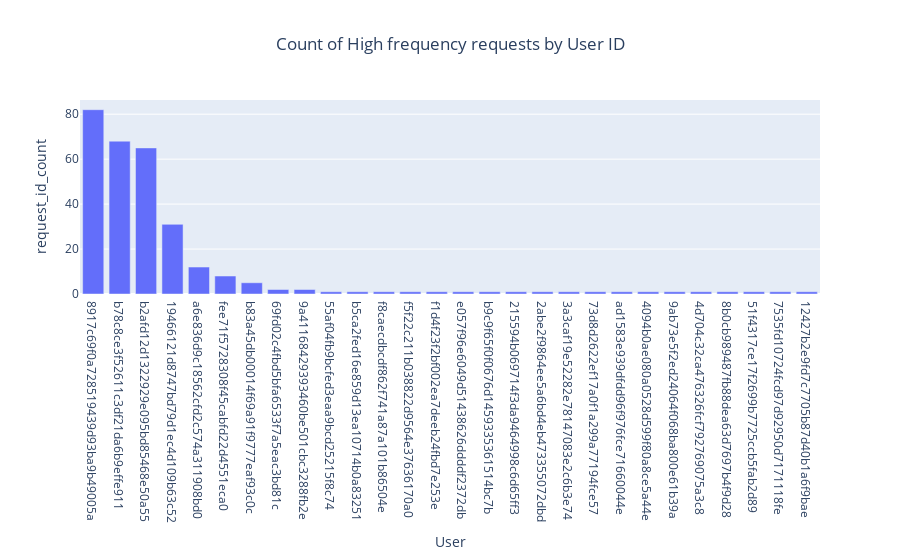

Notebook source saved alongside this figure:
### Code cell
# Group by transfer_sequence and count distinct request_id
data = df_fast_txn.groupby('user_id')['request_id'].nunique().reset_index()

# Renaming columns for clarity
data.columns = ['user_id', 'request_id_count']

data = data.sort_values(by = 'request_id_count', ascending = False)
# Frequency plot
fig7 = px.bar(data, x='user_id', y='request_id_count',
             title='Count of High frequency requests by User ID',
             labels={'user_id': 'User', 'distinct_request_id_count': 'High Frequncy Request Count'},
             height=500)

# Centering the title 
fig7.update_layout(
    title={'x': 0.5},
)

fig7.show()

### Figure 1 — Plotly figure (JSON) as saved in the notebook; plotly's stock layout.template omitted (floating-point values rounded to 4 significant figures)
{"data": [{"alignmentgroup": "True", "hovertemplate": "User=%{x}<br>request_id_count=%{y}<extra></extra>", "legendgroup": "", "marker": {"color": "#636efa", "pattern": {"shape": ""}}, "name": "", "offsetgroup": "", "orientation": "v", "showlegend": false, "textposition": "auto", "type": "bar", "x": ["8917c69f0a728519439d93ba9b49005a", "b78c8ce3f52611c3df21da6b9effe911", "b2afd12d1322929e095bd85468e50a55", "19466121d8747bd79d1ec4d109b63c52", "a6e836d9c18562cfd2c574a311908bd0", "fee71f5728308f45cabfd22d4551eca0", "b83a45db00014f69a91f9777eaf93c0c", "69fd02c4fbd5bfa6533f7a5eac3bd81c", "9a41168429393460be501cbc3288fb2e", "55af04fb9bcfed3eaa9bcd25215f8c74", "b5ca2fed16e859d13ea10714b0a83251", "f8caecdbcdf862f741a87a101b86504e", "f5f22c211b038822d9564e37636170a0", "f1d4f23f2bf002ea7deeb24fbd7e253e", "e057f96e6049d51438626ddddf2372db", "b9c9f65f0f0676d1459335361514bc7b", "215594b069714f3da9464998c6d65ff3", "2abe2f9864ee5a6bd4eb473355072dbd", "3a3caf19e52282e78147083e2c6b3e74", "73d8d2622ef17a0f1a299a77194fce57", "ad1583e939dfdd96f976fce71660044e", "4094b0ae080a0528d599f80a8ce5a44e", "9ab73e5f2ed24064f068ba800e61b39a", "4d704c32ca476326fcf792769075a3c8", "8b0cb989487fb88dea63d7697b4f9d28", "51f4317ce17f2699b7725ccb5fab2d89", "7535fd10724fcd97d92950d7171118fe", "12427b2e9fd7c7705b87d40b1a6f9bae"], "xaxis": "x", "y": [82, 68, 65, 31, 12, 8, 5, 2, 2, 1, 1, 1, 1, 1, 1, 1, 1, 1, 1, 1, 1, 1, 1, 1, 1, 1, 1, 1], "yaxis": "y"}], "layout": {"autosize": true, "barmode": "relative", "legend": {"tracegroupgap": 0}, "title": {"text": "Count of High frequency requests by User ID", "x": 0.5}, "xaxis": {"anchor": "y", "autorange": true, "domain": [0, 1], "range": [-0.5, 27.5], "title": {"text": "User"}, "type": "category"}, "yaxis": {"anchor": "x", "autorange": true, "domain": [0, 1], "range": [0, 86.32], "title": {"text": "request_id_count"}, "type": "linear"}}}
